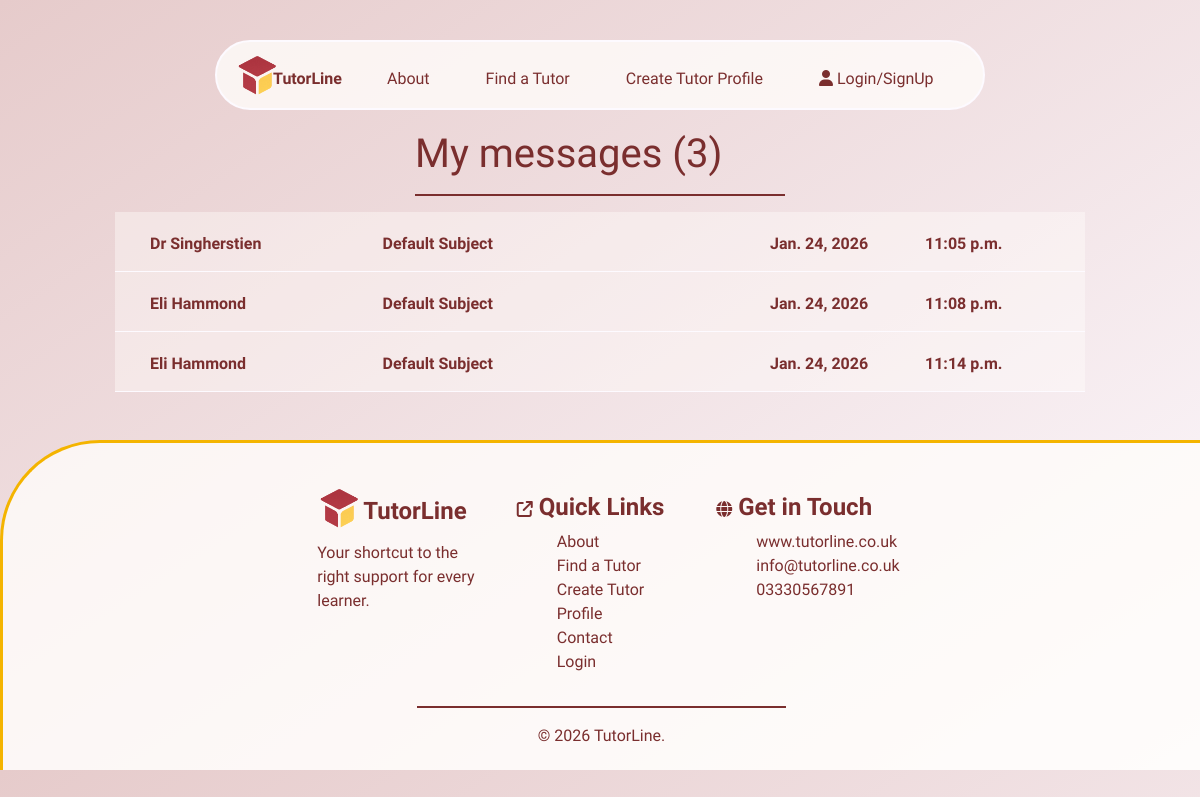
The page /messaging/ on the database its author committed.
### messaging/models.py (models this page shows, shortened)
class Message(models.Model):
    send_to = models.CharField(max_length=254)
    name = models.CharField(max_length=254)
    subject = models.CharField(max_length=254)
    Phone = models.CharField(max_length=254)
    email = models.EmailField()
    message = models.TextField()
    day_sent = models.DateField(auto_now=True)
    time_sent = models.TimeField(auto_now=True)
    read = models.BooleanField(default=False)

### messaging/views.py (the view)
# urls.py: path('', views.messaging, name='messaging'),
def messaging(request):
    message = Message.objects.all()
    current_user = request.user.username
    my_messages = Message.objects.filter(send_to=current_user)
    message_count = len(my_messages)
    print("user is",  request.user.username)
    context = {
        'message': message,
        'message_count': message_count,
    }
    return render(request, 'messaging/messaging.html', context)

### messaging/contexts.py (called while the page is built)
def messaging(request):
    message = Message.objects.all()
    current_user = request.user.username
    my_messages = Message.objects.filter(send_to=current_user)
    message_count = len(my_messages)
    context = {
        'message': message,
        'message_count': message_count,
    }
    return context

### messaging/templates/messaging/messaging.html (shortened to what this page needs)
{% extends "base.html" %}
{% load static %}
{% block extracss%}
    <link rel="stylesheet" href="{% static 'css/messaging.css' %}">
{% endblock %}
{% block content %}
<div class="container-fluid">
    <div class="row">
        <div class="col-4"></div>
        <div class="col-4">
            <h1>My messages ({{ message_count }})</h1>
            <hr>
        </div>
        <div class="col-4"></div>
    </div>
</div>
<section>
    <div class="container-fluid">
        <div class="row">
            <div class="col-1"></div>
            <div class="col-10">
                {% for m in message %}
                {% if m.send_to == user.username %}
                    <div class="row message-row" id="open-message-{{ m.id }}">
                        <div class="col-3">{{ m.name }}</div>
                        <div class="col-5">{{ m.subject }}</div>
                        <div class="col-2">{{ m.day_sent }}</div>
                        <div class="col-2"> {{ m.time_sent }}</div>
                    </div>
                {% endif %}
                {% endfor %}
            </div>
            <div class="col-1"></div>
        </div>
    </div>
</section>
{% endblock %}

### static/css/base.css (style rules this page uses)
:root { --light-clr:#fdfaff; --opaque:rgba(122, 46, 46, 0.8); --comp-opaque:rgba(122, 46, 46, 0); --drk-clr:#7a2e2e; --ylw-clr:#F4B400; --ylw-opaque:rgba(244, 180, 0, 0.6); --light-opaque:rgba(255, 253, 250, 0.8); --light-opaque-1:rgba(255, 253, 250, 0.6); --light-opaque-2:rgba(255, 253, 250, 0.4); --main-font:"Schibsted Grotesk", sans-serif; }
hr { border:solid 0.5px var(--drk-clr) !important; }
html body { background-image: linear-gradient(to bottom right, #e6cbcb, var(--light-clr)); }

### static/css/messaging.css (style rules this page uses)
h1 { font-family: var(--main-font); color:var(--drk-clr); margin-top: 20px; }
.message-row { background-color: var(--light-opaque-2); color:var(--drk-clr); font-family: var(--main-font); font-weight: 800; margin: 0; border-bottom: solid 0.5px var(--light-clr); padding:20px; height:60px; overflow: hidden; cursor: pointer; }

### rows shown on the page
Message: name "Dr Singherstien", subject "Default Subject", day_sent "Jan. 24, 2026", time_sent "11:05 p.m."
Message: name "Eli Hammond", subject "Default Subject", day_sent "Jan. 24, 2026", time_sent "11:08 p.m."
Message: name "Eli Hammond", subject "Default Subject", day_sent "Jan. 24, 2026", time_sent "11:14 p.m."

### other values the page prints
{{ message_count }} "3"
